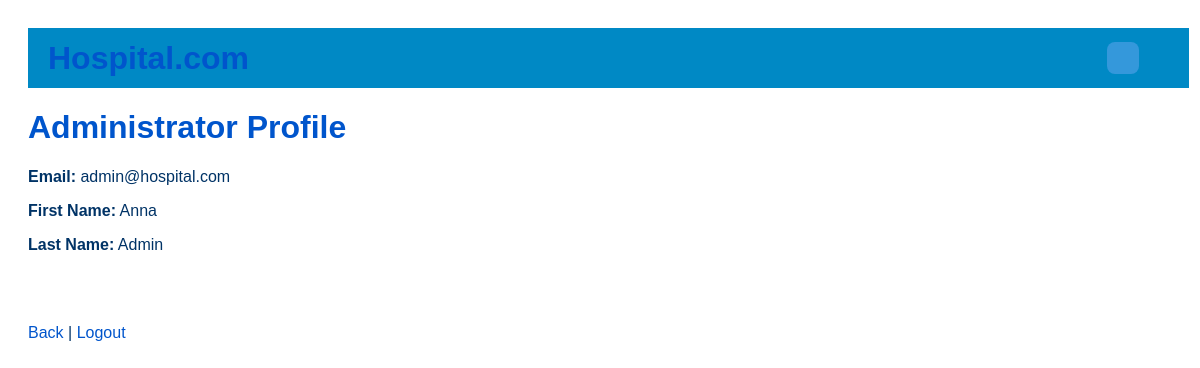
The app's page /profile (signed in) with its own data.
### models.py (models this page shows)
class User(Base):
    __tablename__ = 'user'
    User_ID = Column(Integer, primary_key=True)
    Email = Column(String(100), unique=True, nullable=False)
    Password = Column(String(100), nullable=False)
    User_Type = Column(SQLAEnum(*USER_TYPES, name="user_types"), nullable=False)
    patient_profile = relationship("Patient", uselist=False, back_populates="user")
    doctor_profile = relationship("Doctor", uselist=False, back_populates="user")
    admin_profile = relationship("Administrator", uselist=False, back_populates="user")

class Administrator(Base):
    __tablename__ = 'administrator'
    Admin_ID = Column(Integer, ForeignKey('user.User_ID'), primary_key=True)
    First_Name = Column(String(50))
    Last_Name = Column(String(50))
    Dept_ID = Column(Integer, ForeignKey('department.Dept_ID'))
    user = relationship("User", back_populates="admin_profile")
    department = relationship("Department", back_populates="administrators")

### app.py (the view)
@app.route("/profile")
def profile():
    if "user_id" not in session:
        return redirect("/")
    user_id = session["user_id"]
    user_type = session.get("user_type", "").lower()
    user = db_session.query(User).filter(User.User_ID == user_id).first()
    user_id = session["user_id"]
    user_type = session.get("user_type", "").lower()
    user = db_session.query(User).filter(User.User_ID == user_id).first()
    if user_type == "patient":
        return render_template("patientFrontPage.html", user=user, patient=user.patient_profile)
    elif user_type == "doctor":
        return render_template("doctorFrontPage.html", user=user, doctor=user.doctor_profile)
    elif user_type == "admin":
        return render_template("adminFrontPage.html", user=user, admin=user.admin_profile)
    return redirect("/")

### templates/adminFrontPage.html (shortened to what this page needs)
<!doctype html>
<html lang="fi">
<head>
<link rel="stylesheet" href="{{ url_for('static', filename='style2.css') }}">
</head>
<body>
<app-topbar></app-topbar>
<h1>Administrator Profile</h1>
<p><strong>Email:</strong> {{ user.Email }}</p>
<p><strong>First Name:</strong> {{ admin.First_Name }}</p>
<p><strong>Last Name:</strong> {{ admin.Last_Name }}</p>
<br>
<br><br>
<a href="{{ url_for('home') }}">Back</a> |
<a href="/logout">Logout</a>
</body>
</html>

### templates/adminFrontPage.html (style rules this page uses)
body { font-family: Arial, sans-serif; background-color: white; color: #003366; padding: 20px; }
h1 { color: #0055cc; }
a { color: #0055cc; text-decoration: none; }

### records on screen
User: Email "admin@hospital.com"
Administrator: First_Name "Anna", Last_Name "Admin"
